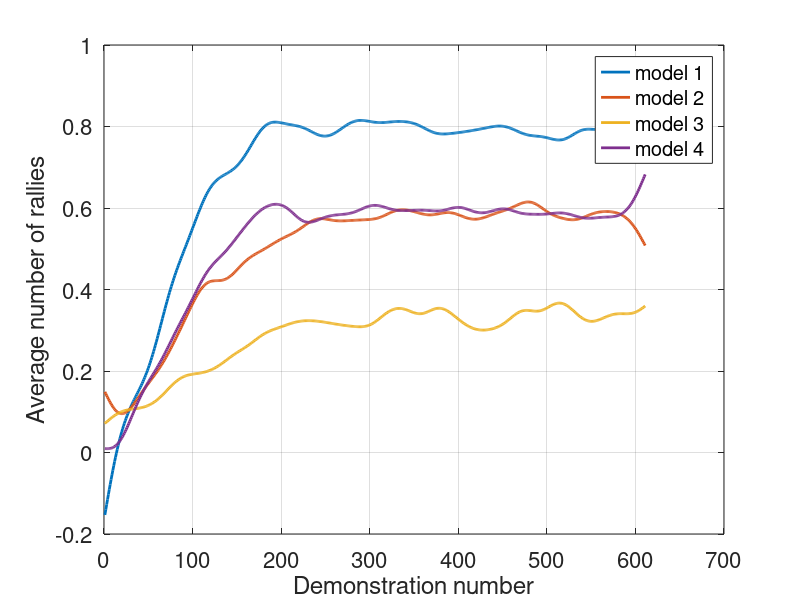

MATLAB code for this plot: (Note: this script raises an error after producing the figure.)
%%
clear all
clc
close all

y(:,1) = load('y1.csv');
y(:,2) = load('y3.csv');
y(:,3) = load('y2.csv');
y(:,4) = load('y4.csv');


v(:,1) = load('v1.csv');
v(:,2) = load('v3.csv');
v(:,3) = load('v2.csv');
v(:,4) = load('v4.csv');


a = zeros(size(y,1), 2, 4);
for j=1:4
    a(:,1,j) = v(:,j);
    a(:,2,j) = v(:,j);

end

figure
plot(y,'LineWidth',2)
xlabel('Demonstration number','FontSize',20);
ylabel('Average number of rallies','FontSize',20);
legend('model 1','model 2','model 3','model 4')
xt = get(gca, 'XTick');
set(gca, 'FontSize', 16)
xt = get(gca, 'YTick');
set(gca, 'FontSize', 16)
grid on

figure
b = y(:,1);
boundedline(1:size(y,1), y, a, 'alpha');

%ylim([-0.4 1])
xlim([0 400])
xlabel('Demonstration number','FontSize',20);
ylabel('Expected reward','FontSize',20);
legend('variance of model 1','variance of model 2','variance of model 3','variance of model 4','mean of model 1','mean of model 2','mean of model 3','mean of model 4')
xt = get(gca, 'XTick');
set(gca, 'FontSize', 16)
xt = get(gca, 'YTick');
set(gca, 'FontSize', 16)
grid on
ylim([-0.4 1])
%%
clear all
close all

y(:,1) = -load('raym1.csv').*0.2+ones(400,1);
y(:,2) = -load('raym2.csv').*0.2+ones(400,1);
y(:,3) = -load('raym3.csv').*0.2+ones(400,1);
y(:,4) = -load('raym4.csv').*0.2+ones(400,1);

% disp('hi')
v(:,1) = -load('rav1.csv').*0.000121;
v(:,2) = -load('rav2.csv').*0.00012;
v(:,3) = -load('rav3.csv').*0.00012;
v(:,4) = -load('rav4.csv').*0.00012;

a = zeros(size(y,1), 2, 4);
x= 1:400;
yy = 0.6*exp(-0.004*x);

for j=1:4
    a(:,1,j) = (v(:,j)+ ones(400,1).*1).*yy';
    a(:,2,j) = v(:,j)+ ones(400,1).*yy';

end



% hold on
figure
plot(y,'LineWidth',2)
xlabel('Demonstration number','FontSize',20);
ylabel('Average number of rallies','FontSize',20);
legend('model 1','model 2','model 3','model 4')
xt = get(gca, 'XTick');
set(gca, 'FontSize', 16)
xt = get(gca, 'YTick');
set(gca, 'FontSize', 16)
grid on

figure()

%aaa = rand(length(y1),2,3)*.5+.5;
b = y(:,1);
boundedline(1:size(y,1), y, a, 'alpha');

%ylim([-0.4 1])
xlim([0 400])
xlabel('Demonstration number','FontSize',20);
ylabel('Earned reward','FontSize',20);
legend('variance of model 1','variance of model 2','variance of model 3','variance of model 4','mean of model 1','mean of model 2','mean of model 3','mean of model 4')
xt = get(gca, 'XTick');
set(gca, 'FontSize', 16)
xt = get(gca, 'YTick');
set(gca, 'FontSize', 16)
grid on
%ylim([-0.4 1])





